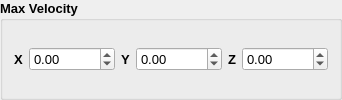
      <widget class="QGroupBox" name="grpVelocity_6">
       <property name="font">
        <font>
         <pointsize>10</pointsize>
         <weight>75</weight>
         <bold>true</bold>
        </font>
       </property>
       <property name="title">
        <string>Max Velocity</string>
       </property>
       <layout class="QHBoxLayout" name="horizontalLayout_26">
        <item>
         <layout class="QHBoxLayout" name="horizontalLayout_27">
          <item>
           <widget class="QLabel" name="label_34">
            <property name="font">
             <font>
              <pointsize>10</pointsize>
              <weight>75</weight>
              <bold>true</bold>
             </font>
            </property>
            <property name="text">
             <string>X</string>
            </property>
           </widget>
          </item>
          <item>
           <widget class="QDoubleSpinBox" name="max_velocity_x">
            <property name="font">
             <font>
              <weight>50</weight>
              <bold>false</bold>
             </font>
            </property>
            <property name="minimum">
             <double>-10000.000000000000000</double>
            </property>
            <property name="maximum">
             <double>10000.000000000000000</double>
            </property>
           </widget>
          </item>
          <item>
           <widget class="QLabel" name="label_35">
            <property name="font">
             <font>
              <pointsize>10</pointsize>
              <weight>75</weight>
              <bold>true</bold>
             </font>
            </property>
            <property name="text">
             <string>Y</string>
            </property>
           </widget>
          </item>
          <item>
           <widget class="QDoubleSpinBox" name="max_velocity_y">
            <property name="font">
             <font>
              <weight>50</weight>
              <bold>false</bold>
             </font>
            </property>
            <property name="minimum">
             <double>-10000.000000000000000</double>
            </property>
            <property name="maximum">
             <double>10000.000000000000000</double>
            </property>
           </widget>
          </item>
          <item>
           <widget class="QLabel" name="label_36">
            <property name="font">
             <font>
              <pointsize>10</pointsize>
              <weight>75</weight>
              <bold>true</bold>
             </font>
            </property>
            <property name="text">
             <string>Z</string>
            </property>
           </widget>
          </item>
          <item>
           <widget class="QDoubleSpinBox" name="max_velocity_z">
            <property name="font">
             <font>
              <weight>50</weight>
              <bold>false</bold>
             </font>
            </property>
            <property name="minimum">
             <double>-10000.000000000000000</double>
            </property>
            <property name="maximum">
             <double>10000.000000000000000</double>
            </property>
           </widget>
          </item>
         </layout>
        </item>
       </layout>
      </widget>
